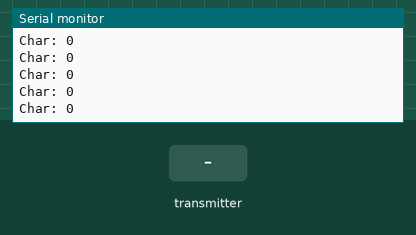
Bench run of a sketch on a simulated ESP32. Shown: the last lines printed to the serial monitor. The inputs (shaded band) are chosen by the test bench.

Above: at 1.2 s.
1.3 s: the transmitter starts sending button = 0
At 1.33 s:
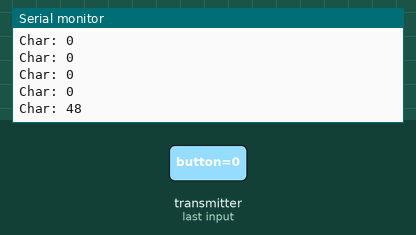
2.8 s: the transmitter starts sending button = 1
At 2.89 s:
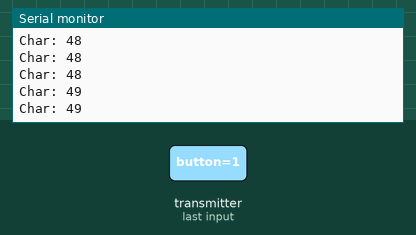
Timing chart, 0 to 5.8 s (numbered marks = the images above; inputs shaded):
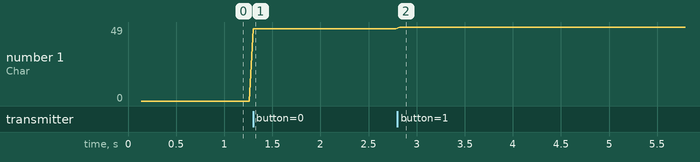

The sketch:

esp-now-receiver.ino
```cpp
#include "twoHandReceiver.h"

unsigned long tref = 100;
unsigned long tlen = 40;

void setup() {
  // Initialize Serial Monitor
  Serial.begin(115200);

  twoHandReceiverInit();
}

void loop() {
  if(tref + tlen <= millis()){
    tref = millis();
    twoHandReceiverLoop();
  }
}
```

twoHandReceiver.h
```cpp
#ifndef TWO_HAND_RECEIVER_H
#define TWO_HAND_RECEIVER_H

#include <esp_now.h>
#include <WiFi.h>
#include <esp_wifi.h>

// Structure example to receive data
// Must match the sender structure
typedef struct struct_message {
    char button;
} struct_message;

// Create a struct_message called myData
struct_message myData;

uint8_t newMACAddress[] = {0x47, 0x65, 0x73, 0x74, 0x69, 0x69};

void twoHandReceiverInit();
void twoHandReceiverLoop();
void OnDataRecv(const uint8_t * mac, const uint8_t *incomingData, int len);

#endif
```

twoHandReceiver.ino
```cpp
#include "twoHandReceiver.h"

void twoHandReceiverInit(){
  // Set device as a Wi-Fi Station
  WiFi.mode(WIFI_STA);
  esp_wifi_set_mac(WIFI_IF_STA, &newMACAddress[0]);

  // Init ESP-NOW
  if (esp_now_init() != ESP_OK) {
    Serial.println("Error initializing ESP-NOW");
    return;
  }

  // Once ESPNow is successfully Init, we will register for recv CB to
  // get recv packer info
  esp_now_register_recv_cb(OnDataRecv);
}

void twoHandReceiverLoop(){
  Serial.print("Char: ");
  Serial.println((int)myData.button);
}

// callback function that will be executed when data is received
void OnDataRecv(const uint8_t * mac, const uint8_t *incomingData, int len) {
  memcpy(&myData, incomingData, sizeof(myData));
//  Serial.print("Char: ");
//  Serial.println((int)myData.button);
}
```

Measured:
- after the input at 1.3 s, the serial monitor: prints a new line at once (image 1)
- after the input at 2.8 s, the serial monitor: prints a new line at once (image 2)
- plotted number 1: 0 → 48 after the input at 1.3 s, 48 → 49 after the input at 2.8 s
